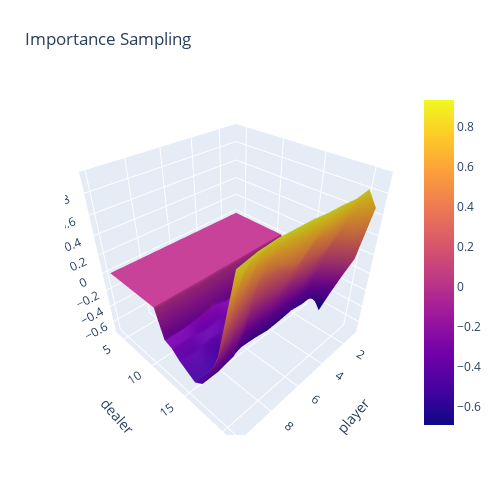
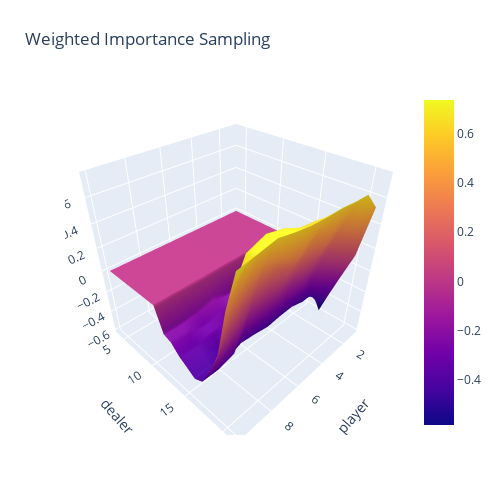

These figures' notebook cell, in order:
### Code cell
x_col = "player"
y_col = "dealer"
z_col = "value_is"

plot_surface_from_df(
    state_values, x_col, y_col, "value_is", title="Importance Sampling"
)

plot_surface_from_df(
    state_values, x_col, y_col, "value_wis", title="Weighted Importance Sampling"
)

### Figure 1 — Plotly figure (JSON) as saved in the notebook; plotly's stock layout.template omitted (floating-point values rounded to 4 significant figures; data arrays with more than 128 entries replaced by an {"elided": "..."} marker saying what was removed)
{"data": [{"type": "surface", "x": [1, 2, 3, 4, 5, 6, 7, 8, 9, 10], "y": [4, 5, 6, 7, 8, 9, 10, 11, 12, 13, 14, 15, 16, 17, 18, 19, 20, 21], "z": {"elided": "18x10 float values"}}], "layout": {"height": 500, "margin": {"b": 65, "l": 65, "r": 50, "t": 90}, "scene": {"xaxis": {"title": {"text": "player"}}, "yaxis": {"title": {"text": "dealer"}}, "zaxis": {"title": {"text": "value_is"}}}, "title": {"text": "Importance Sampling"}, "width": 500}}

### Figure 2 — Plotly figure (JSON) as saved in the notebook; plotly's stock layout.template omitted (floating-point values rounded to 4 significant figures; data arrays with more than 128 entries replaced by an {"elided": "..."} marker saying what was removed)
{"data": [{"type": "surface", "x": [1, 2, 3, 4, 5, 6, 7, 8, 9, 10], "y": [4, 5, 6, 7, 8, 9, 10, 11, 12, 13, 14, 15, 16, 17, 18, 19, 20, 21], "z": {"elided": "18x10 float values"}}], "layout": {"height": 500, "margin": {"b": 65, "l": 65, "r": 50, "t": 90}, "scene": {"xaxis": {"title": {"text": "player"}}, "yaxis": {"title": {"text": "dealer"}}, "zaxis": {"title": {"text": "value_wis"}}}, "title": {"text": "Weighted Importance Sampling"}, "width": 500}}
